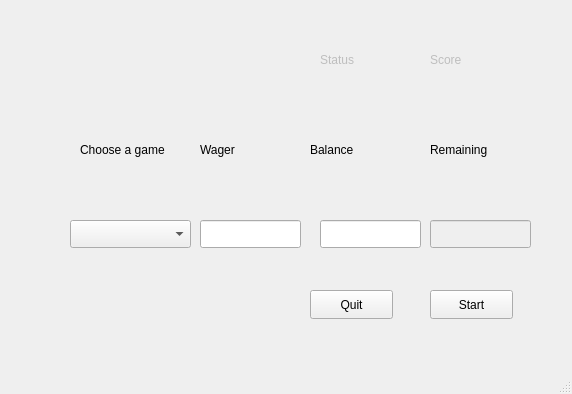
<?xml version="1.0" encoding="UTF-8"?>
<ui version="4.0">
 <class>MainWindow</class>
 <widget class="QMainWindow" name="MainWindow">
  <property name="geometry">
   <rect>
    <x>0</x>
    <y>0</y>
    <width>572</width>
    <height>394</height>
   </rect>
  </property>
  <property name="windowTitle">
   <string>MainWindow</string>
  </property>
  <widget class="QWidget" name="centralwidget">
   <widget class="QLabel" name="label">
    <property name="geometry">
     <rect>
      <x>200</x>
      <y>140</y>
      <width>91</width>
      <height>20</height>
     </rect>
    </property>
    <property name="text">
     <string>Wager</string>
    </property>
   </widget>
   <widget class="QLabel" name="label_2">
    <property name="geometry">
     <rect>
      <x>80</x>
      <y>140</y>
      <width>111</width>
      <height>20</height>
     </rect>
    </property>
    <property name="text">
     <string>Choose a game</string>
    </property>
   </widget>
   <widget class="QLabel" name="label_3">
    <property name="geometry">
     <rect>
      <x>310</x>
      <y>140</y>
      <width>101</width>
      <height>20</height>
     </rect>
    </property>
    <property name="text">
     <string>Balance</string>
    </property>
   </widget>
   <widget class="QPushButton" name="pushButton">
    <property name="geometry">
     <rect>
      <x>310</x>
      <y>290</y>
      <width>83</width>
      <height>29</height>
     </rect>
    </property>
    <property name="text">
     <string>Quit</string>
    </property>
   </widget>
   <widget class="QPushButton" name="pushButton_2">
    <property name="geometry">
     <rect>
      <x>430</x>
      <y>290</y>
      <width>83</width>
      <height>29</height>
     </rect>
    </property>
    <property name="text">
     <string>Start</string>
    </property>
   </widget>
   <widget class="QComboBox" name="comboBox">
    <property name="geometry">
     <rect>
      <x>70</x>
      <y>220</y>
      <width>121</width>
      <height>28</height>
     </rect>
    </property>
    <item>
     <property name="text">
      <string/>
     </property>
    </item>
    <item>
     <property name="text">
      <string>Roulette</string>
     </property>
    </item>
    <item>
     <property name="text">
      <string>Craps</string>
     </property>
    </item>
   </widget>
   <widget class="QLineEdit" name="lineEdit">
    <property name="geometry">
     <rect>
      <x>200</x>
      <y>220</y>
      <width>101</width>
      <height>28</height>
     </rect>
    </property>
   </widget>
   <widget class="QLineEdit" name="lineEdit_2">
    <property name="geometry">
     <rect>
      <x>320</x>
      <y>220</y>
      <width>101</width>
      <height>28</height>
     </rect>
    </property>
   </widget>
   <widget class="QLabel" name="label_4">
    <property name="geometry">
     <rect>
      <x>430</x>
      <y>140</y>
      <width>91</width>
      <height>20</height>
     </rect>
    </property>
    <property name="text">
     <string>Remaining</string>
    </property>
   </widget>
   <widget class="QLineEdit" name="lineEdit_3">
    <property name="enabled">
     <bool>false</bool>
    </property>
    <property name="geometry">
     <rect>
      <x>430</x>
      <y>220</y>
      <width>101</width>
      <height>28</height>
     </rect>
    </property>
    <property name="text">
     <string/>
    </property>
   </widget>
   <widget class="QLabel" name="label_5">
    <property name="enabled">
     <bool>false</bool>
    </property>
    <property name="geometry">
     <rect>
      <x>320</x>
      <y>50</y>
      <width>61</width>
      <height>20</height>
     </rect>
    </property>
    <property name="text">
     <string>Status</string>
    </property>
   </widget>
   <widget class="QLabel" name="label_6">
    <property name="enabled">
     <bool>false</bool>
    </property>
    <property name="geometry">
     <rect>
      <x>430</x>
      <y>50</y>
      <width>61</width>
      <height>20</height>
     </rect>
    </property>
    <property name="text">
     <string>Score</string>
    </property>
   </widget>
  </widget>
  <widget class="QStatusBar" name="statusbar"/>
  <widget class="QMenuBar" name="menubar">
   <property name="geometry">
    <rect>
     <x>0</x>
     <y>0</y>
     <width>572</width>
     <height>25</height>
    </rect>
   </property>
  </widget>
 </widget>
 <resources/>
 <connections/>
</ui>
